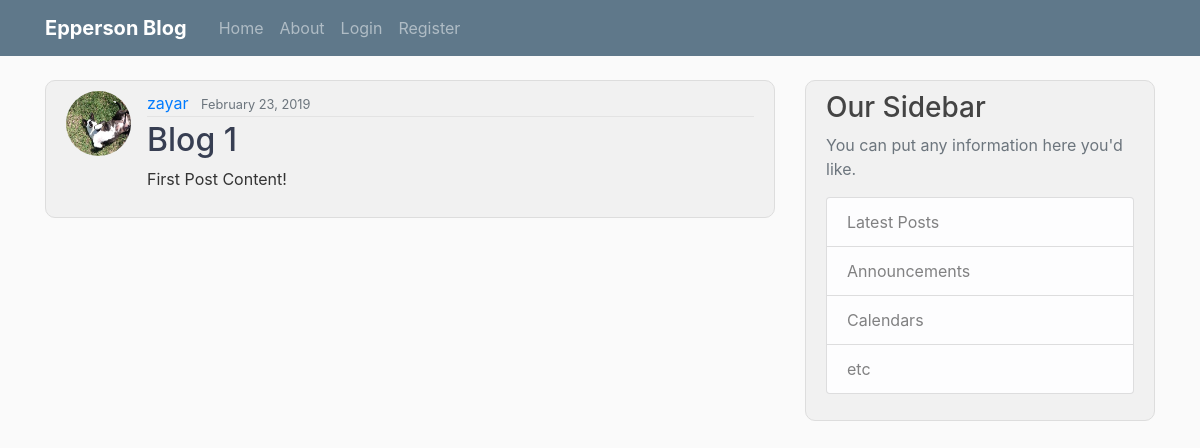
The app's page /post/1/ with its own data.
### blog/models.py (models this page shows, shortened)
class Post(models.Model):
    title = models.CharField(max_length=100)
    content = models.TextField()
    date_posted = models.DateTimeField(default=timezone.now)
    author = models.ForeignKey(User, on_delete=models.CASCADE)

### users/models.py (models this page shows, shortened)
class Profile(models.Model):
    user = models.OneToOneField(User, on_delete=models.CASCADE)
    image = models.ImageField(default='default.png', upload_to='profile_pics')

### blog/views.py (the view)
# urls.py: path('post/<int:pk>/', PostDetailView.as_view(), name='post-detail'),
class PostDetailView(DetailView):
    model = Post

### blog/templates/blog/post_detail.html (shortened to what this page needs)
{% extends "blog/base.html" %}
{% block content %}
    <article class="media content-section">
        <img class="rounded-circle article-img" src="{{ object.author.profile.image.url }}">
        <div class="media-body">
            <div class="article-metadata">
                <a class="mr-2" href="{% url 'user-posts' object.author.username %}">{{ object.author }}</a>
                <small class="text-muted">{{ object.date_posted|date:"F d, Y" }}</small>
            </div>
            <h2 class="article-title">{{ object.title }}</h2>
            <p class="article-content">{{ object.content }}</p>
        </div>
    </article>
{% endblock %}

### blog/static/blog/main.css (style rules this page uses)
body { background: #fafafa; color: #333333; margin-top: 5rem; }
h1, h2, h3, h4, h5, h6 { color: #444444; }
.content-section { background: #f1f1f1; padding: 10px 20px; border: 1px solid #dddddd; border-radius: 10px; margin-bottom: 20px; }
.article-title { color: #373e52; }
.article-content { white-space: pre-line; }
.article-img { height: 65px; width: 65px; margin-right: 16px; }
.article-metadata { padding-bottom: 1px; margin-bottom: 4px; border-bottom: 1px solid #e3e3e3 }

### records on screen
Post: author.profile.image (picture), author "zayar", date_posted "February 23, 2019", title "Blog 1", content "First Post Content!"
